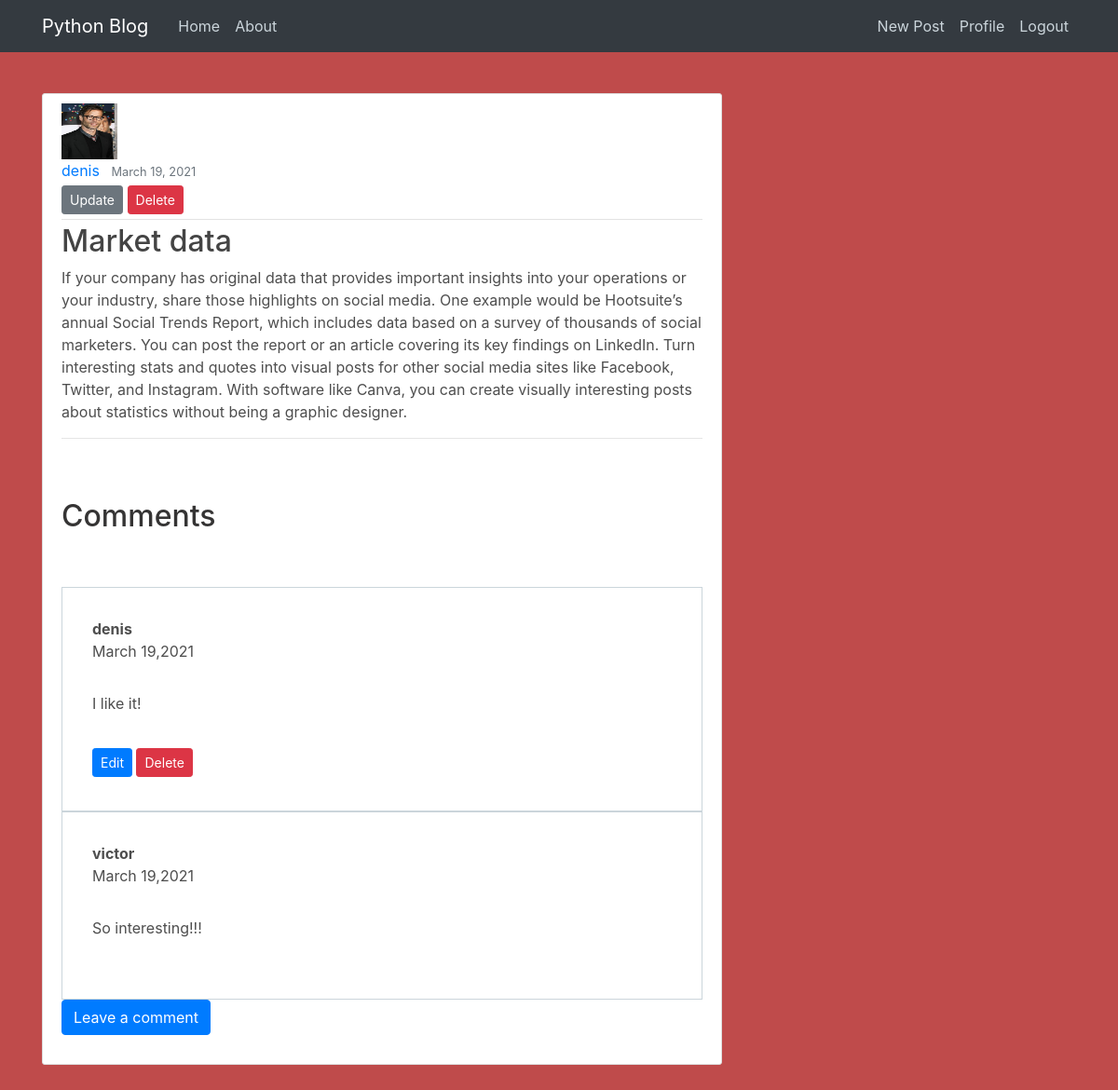
The app's page /post/5/ (signed in) with its own data.
### blog/models.py (models this page shows, shortened)
class Post(models.Model):
    title = models.CharField(max_length=100)
    content = models.TextField()
    date_posted = models.DateTimeField(default=timezone.now)
    image = models.ImageField(upload_to = 'blog/images/')
    author = models.ForeignKey(User, on_delete=models.CASCADE)

class Comment(models.Model):
    author = models.ForeignKey(User, on_delete=models.CASCADE)
    content = models.TextField()
    date = models.DateTimeField(default=timezone.now)
    post = models.ForeignKey(Post, on_delete=models.CASCADE, related_name='comments')

### blog/views.py (the view)
# urls.py: path('post/<int:pk>/', views.post_detail, name='post-detail'),
def post_detail(request, pk):
    template = 'blog/post_detail.html'
    post = get_object_or_404(Post, pk=pk)
    comments = Comment.objects.filter(post__id=post.pk)
    return render(request, template, {
        'post': post,
        'comments': comments,
        'comment_form': None,
        'new_comment': None,
    })

### templates/blog/post_detail.html (shortened to what this page needs)
{% extends "blog/base.html" %} {% load crispy_forms_tags %}{% block content %}
<article class="media content-section">
    <div class="media-body">
        <img src="{{ post.image.url }}" height=60 width=60>
        <div class="article-metadata">
            <a class="mr-2" href="{% url 'user-posts' post.author.username %}">{{ post.author }}</a>
            <small class="text-muted">{{ post.date_posted|date:"F d, Y" }}</small> {% if post.author == user %}
            <div>
                <a class="btn btn-secondary btn-sm mt-1 mb-1" href="{% url 'post-update' post.id %}">Update</a>
                <a class="btn btn-danger btn-sm mt-1 mb-1" href="{% url 'post-delete' post.id %}">Delete</a>
            </div>
            {% endif %}
        </div>
        <h2 class="article-title">{{ post.title }}</h2>
        <p class="article-content">{{ post.content }}</p>
        <hr> <br><br>
        <h2 class="pb-5">Comments</h2>
        {% for comment in comments %} {% if 'comments' and 'edit' not in request.path %}
        <div class="comment">
            <div class="comment-author">{{comment.author}}</div>
            <div class="comment-date">{{comment.date|date:"F d,Y"}}</div>
            <div class="comment-content">{{comment.content}}</div>
            {% if comment.author == user %}
            <div>
                <a class="btn btn-primary btn-sm mt-1 mb-1" href="{% url 'comment-update' post.id comment.id %}">Edit</a>
                <a class="btn btn-danger btn-sm mt-1 mb-1" href="{% url 'comment-delete' post.id comment.id %}">Delete</a>
            </div>
            {% endif %}
        </div>
        {% endif %} {% endfor %} {% if user.is_authenticated %}
        <div>
            {% if comment_form is None %}
            <a class="btn btn-primary" href="{% url 'comment-create' post.id %}">Leave a comment</a> {% endif %}
        </div>
        {% else %}
        <a class="btn btn-primary btn-lg" href="{% url 'login' %}">Login to comment</a> {% endif %}
    </div>
</article>
{% endblock content %}

### static/blog/main.css (style rules this page uses)
body { background: #bf4b4b; color: #4e4e4e; margin-top: 5rem; }
h1, h2, h3, h4, h5, h6 { color: #353434; }
.content-section { background: #ffffff; padding: 10px 20px; border: 1px solid #dddddd; border-radius: 3px; margin-bottom: 200px; }
.article-title { color: #444444; }
.article-content { white-space: pre-line; }
.article-metadata { padding-bottom: 1px; margin-bottom: 4px; border-bottom: 1px solid #e3e3e3 }
.comment { padding: 2rem; border: 1px solid #cbd5db; }
.comment-author { font-weight: bold; }
.comment-content { padding: 2rem 0; }

### records on screen
Post: image (picture), author "denis", date_posted "March 19, 2021", title "Market data", content "If your company has original data that provides important insights into your operations or your industry, share those highlights on social media. One example would be Hootsuite’s annual Social Trends Report, which includes data based on a survey of thousands of social marketers. You can post the report or an article covering its key findings on LinkedIn. Turn interesting stats and quotes into visual posts for other social media sites like Facebook, Twitter, and Instagram. With software like Canva, you can create visually interesting posts about statistics without being a graphic designer."
Comment: author "denis", date "March 19,2021", content "I like it!", shows "Edit"
Comment: author "victor", date "March 19,2021", content "So interesting!!!"
